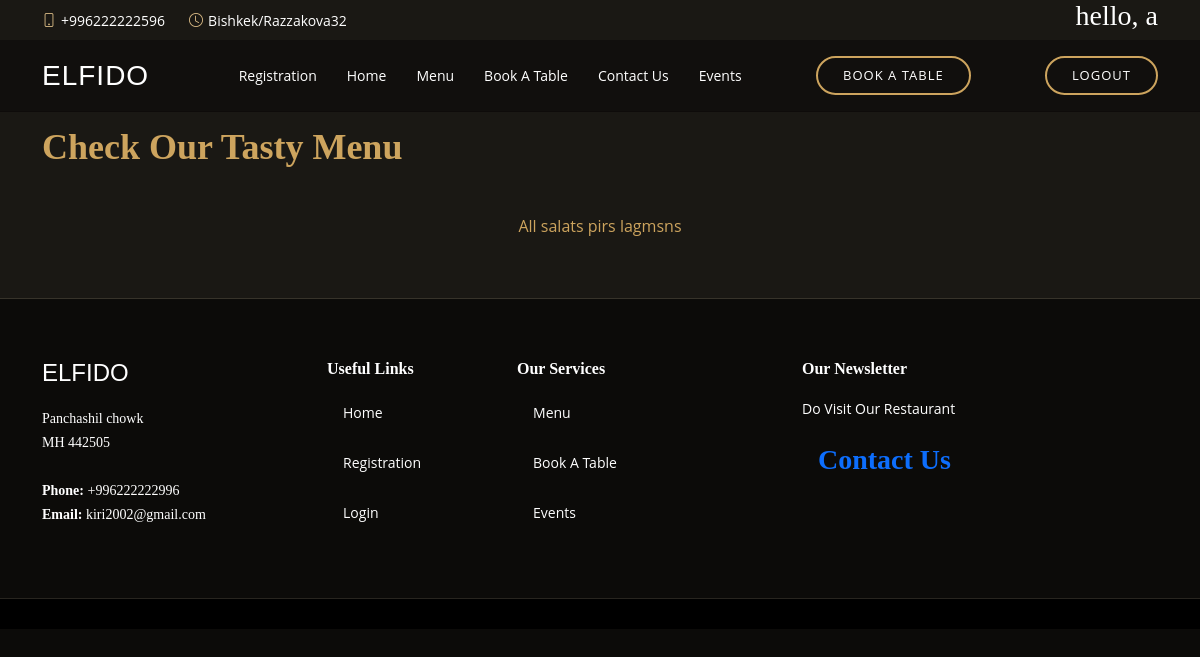
The page /menu/2 (signed in) on the database its author committed.
### food/models.py (models this page shows, shortened)
class Category(models.Model):
    name = models.CharField(max_length=255)

### food/views.py (the view)
# urls.py: path('menu/<int:id>', menu_category, name='menu_id'),
def menu_category(request, id):
    foods = Food.objects.filter(category__id=id)
    categories = Category.objects.all()
    context = {
        'foods': foods,
        'categories': categories
    }
    return render(request, 'menu.html', context)

### templates/menu.html (shortened to what this page needs)
{% extends "base.html" %}
{% load static %}
{% block content %}
 <section id="menu" class="menu section-bg" style="padding-top: 10%";>
  <div class="container" data-aos="fade-up">
    <div class="section-title">
      <p>Check Our Tasty Menu</p>
    </div>
    <div class="row" data-aos="fade-up" data-aos-delay="100">
      <div class="col-lg-12 d-flex justify-content-center">
          <ul id="menu-flters">
           <a href="{% url 'menu' %} "> All </a>
          {% for category in categories %}
          <a href="{% url 'menu_id' category.id %} "> {{ category.name }} </a>
          {% endfor %}
        </ul>
      </div>
    </div>
  </div>
</section>
  {% endblock %}

### templates/base.html (shortened to what this page needs)
{% load static %}
<!DOCTYPE html>
<html lang="en">
  <head>
    <link href="{% static 'vendor/animate.css/animate.min.css' %}" rel="stylesheet">
    <link href="{% static 'vendor/aos/aos.css" rel="stylesheet' %}">
    <link href="{% static 'vendor/bootstrap/css/bootstrap.min.css' %}" rel="stylesheet">
    <link href="{% static 'vendor/bootstrap-icons/bootstrap-icons.css' %}" rel="stylesheet">
    <link href="{% static 'vendor/boxicons/css/boxicons.min.css' %}" rel="stylesheet">
    <link href="{% static 'vendor/glightbox/css/glightbox.min.css' %}" rel="stylesheet">
    <link href="{% static 'vendor/swiper/swiper-bundle.min.css' %}" rel="stylesheet">
    <link href="{% static 'css/steel.css' %}" rel="stylesheet">
  </head>
<body>
  <div id="topbar" class="d-flex align-items-center fixed-top">
    <div class="container d-flex justify-content-center justify-content-md-between">
      <div class="contact-info d-flex align-items-center">
        <i class="bi bi-phone d-flex align-items-center"><span>+996222222596</span></i>
        <i class="bi bi-clock d-flex align-items-center ms-4"><span> Bishkek/Razzakova32</span></i>
      </div>
      <div>
        {% if user.is_authenticated %}
        <h3>hello, {{user.username}} </h3>
        {% else %}
          <h5>Please login </h5>
        {% endif %}
        </div>
    </div>
  </div>
  <header id="header" class="fixed-top d-flex align-items-cente">
    <div class="container-fluid container-xl d-flex align-items-center justify-content-lg-between">
      <h1 class="logo me-auto me-lg-0"><a href="{% url 'home' %}">Elfido</a></h1>
      <nav id="navbar" class="navbar order-last order-lg-0">
        <ul>
          <li><a class="nav-link scrollto" href="{% url 'register' %}">Registration</a></li>
          <li><a class="nav-link scrollto" href="{% url 'home' %}">Home</a></li>
          <li><a class="nav-link scrollto" href="{% url 'menu' %}">Menu</a></li>
          <li><a class="nav-link scrollto" href="{% url 'booktable' %}">Book A Table</a></li>
          <li><a class="nav-link scrollto" href="{% url 'contact' %}">Contact Us</a></li>
          <li><a class="nav-link scrollto" href="{% url 'Event' %}">Events</a></li>
        </ul>
      </nav>
        <a href="{% url 'booktable' %}" class="book-a-table-btn scrollto d-none d-lg-flex">Book a Table</a>
          {% if user.is_authenticated %}
        <a href="{% url 'logout' %}" class="book-a-table-btn scrollto d-none d-lg-flex">LOGOUT</a>
        {% else %}
          <a href="{% url 'login' %}" class="book-a-table-btn scrollto d-none d-lg-flex">login</a>
        {% endif %}
      </div>
  </header>
  <main id="main">
  {% block content %}
  {% endblock %}
  <footer id="footer">
    <div class="footer-top">
      <div class="container">
        <div class="row">
          <div class="col-lg-3 col-md-6">
            <div class="footer-info">
              <h3>Elfido</h3>
              <p>
               Panchashil chowk <br>
                MH 442505<br><br>
                <strong>Phone:</strong> +996222222996<br>
                <strong>Email:</strong> kiri2002@gmail.com<br>
              </p>
            </div>
          </div>
          <div class="col-lg-2 col-md-6 footer-links">
            <h4>Useful Links</h4>
            <ul>
              <li><a class="nav-link scrollto" href="{% url 'home' %}">Home</a></li>
              <li><a class="nav-link scrollto" href="{% url 'register' %}">Registration</a></li>
              <li><a class="nav-link scrollto" href="{% url 'login' %}">Login</a></li>
          </div>
          <div class="col-lg-3 col-md-6 footer-links">
            <h4>Our Services</h4>
            <ul>
              <li><a class="nav-link scrollto" href="{% url 'menu' %}">Menu</a></li>
              <li><a class="nav-link scrollto" href="{% url 'booktable' %}">Book A Table</a></li>
              <li><a class="nav-link scrollto" href="{% url 'Event' %}">Events</a></li> </ul>
          </div>
          <div class="col-lg-4 col-md-6 footer-newsletter">
            <h4>Our Newsletter</h4>
            <p>Do Visit Our Restaurant</p>
            <a class="nav-link scrollto" href="{% url 'contact' %}"><h3><b>Contact Us</b></h3></a>
          </div>
        </div>
      </div>
    </div>
  </footer>

### static/css/steel.css (style rules this page uses)
body { font-family: "Open Sans", sans-serif; background: #0c0b09; color: #fff; }
a { color: #cda45e; text-decoration: none; }
h1, h2, h3, h4, h5, h6 { font-family: "Playfair Display", serif; }
#topbar { height: 40px; font-size: 14px; transition: all 0.5s; z-index: 996; }
#topbar .contact-info i { font-style: normal; color: #d9ba85; }
#topbar .contact-info i span { padding-left: 5px; color: #fff; }
#header { background: rgba(12, 11, 9, 0.6); border-bottom: 1px solid rgba(12, 11, 9, 0.6); transition: all 0.5s; z-index: 997; padding: 15px 0; top: 40px; }
#header .logo { font-size: 28px; margin: 0; padding: 0; line-height: 1; font-weight: 300; letter-spacing: 1px; text-transform: uppercase; font-family: "Poppins", sans-serif; }
#header .logo a { color: #fff; }
.book-a-table-btn { margin: 0 0 0 15px; border: 2px solid #cda45e; color: #fff; border-radius: 50px; padding: 8px 25px; text-transform: uppercase; font-size: 13px; font-weight: 500; letter-spacing: 1px; transition: 0.3s; }
.navbar { padding: 0; }
.navbar ul { margin: 0; padding: 0; display: flex; list-style: none; align-items: center; }
.navbar li { position: relative; }
.navbar a, .navbar a:focus { display: flex; align-items: center; justify-content: space-between; padding: 10px 0 10px 30px; color: #fff; white-space: nowrap; transition: 0.3s; font-size: 14px; }
section { padding: 60px 0; overflow: hidden; }
.section-bg { background-color: #1a1814; }
.section-title { padding-bottom: 40px; }
.section-title p { margin: 0; margin: 0; font-size: 36px; font-weight: 700; font-family: "Playfair Display", serif; color: #cda45e; }
.menu #menu-flters { padding: 0; margin: 0 auto 0 auto; list-style: none; text-align: center; border-radius: 50px; }
#footer { background: black; padding: 0 0 30px 0; color: #fff; font-size: 14px; }
#footer .footer-top { background: #0c0b09; border-top: 1px solid #37332a; border-bottom: 1px solid #28251f; padding: 60px 0 30px 0; }
#footer .footer-top .footer-info { margin-bottom: 30px; }
#footer .footer-top .footer-info h3 { font-size: 24px; margin: 0 0 20px 0; padding: 2px 0 2px 0; line-height: 1; font-weight: 300; text-transform: uppercase; font-family: "Poppins", sans-serif; }
#footer .footer-top .footer-info p { font-size: 14px; line-height: 24px; margin-bottom: 0; font-family: "Playfair Display", serif; color: #fff; }
#footer .footer-top h4 { font-size: 16px; font-weight: 600; color: #fff; position: relative; padding-bottom: 12px; }
#footer .footer-top .footer-links { margin-bottom: 30px; }
#footer .footer-top .footer-links ul { list-style: none; padding: 0; margin: 0; }
#footer .footer-top .footer-links ul li { padding: 10px 0; display: flex; align-items: center; }
#footer .footer-top .footer-links ul li:first-child { padding-top: 0; }
#footer .footer-top .footer-links ul a { color: #fff; transition: 0.3s; display: inline-block; line-height: 1; }

### rows shown on the page
Category: name "salats"
Category: name "pirs"
Category: name "lagmsns"

### other values the page prints
{{ user.username }} "a"
